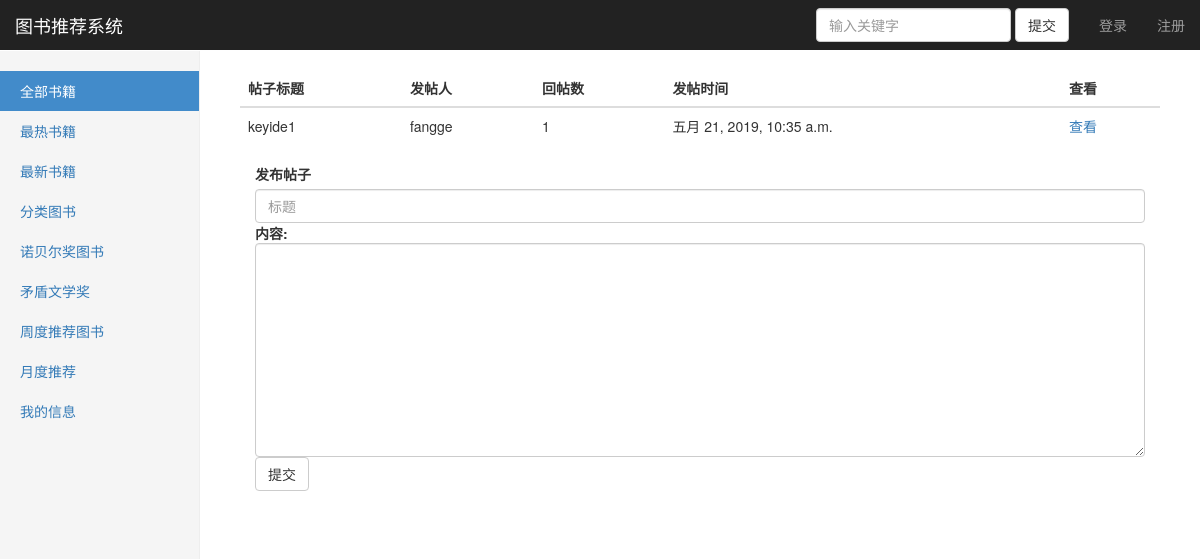
Page /liuyan/ on the committed database.
### user/models.py (models this page shows, shortened)
class Liuyan(models.Model):
    user=models.ForeignKey(User,on_delete=models.CASCADE,verbose_name="用户")
    title=models.CharField(max_length=64,verbose_name="标题")
    num=models.IntegerField(verbose_name="回帖数",default=0)
    content=models.TextField(verbose_name="内容")
    addtime=models.DateTimeField(auto_now_add=True)
    class Meta:
        verbose_name="留言"
        verbose_name_plural=verbose_name

class User(models.Model):
    username=models.CharField(max_length=32,unique=True,verbose_name="账号")
    password=models.CharField(max_length=32,verbose_name="密码")
    phone=models.CharField(max_length=32,verbose_name="手机号码")
    name=models.CharField(max_length=32,verbose_name="名字",unique=True)
    address=models.CharField(max_length=32,verbose_name="地址")
    email=models.EmailField(verbose_name="邮箱")
    class Meta:
        verbose_name_plural="用户"
        verbose_name="用户"

### user/views.py (the view)
# urls.py: path('liuyan/',views.liuyan,name='liuyan'),
def liuyan(request):
    liuyan=Liuyan.objects.all()
    return render(request,'user/liuyan.html',{'liuyan':liuyan})

### user/templates/user/liuyan.html (shortened to what this page needs)
{% extends 'base.html' %}
{% block right-panel-content %}
<div class="caontainer-fluid">
<table class="table">
	<thead>
		<th>帖子标题</th>
		<th>发帖人</th>
		<th>回帖数</th>
		<th>发帖时间</th>
		<th>查看</th>
	</thead>
	<tbody>
		{% for i in liuyan %}
		<tr>
		<td>{{ i.title }}</td>
		<td>{{ i.user.name }}</td>
		<td>{{ i.num }}</td>
		<td>{{ i.addtime }}</td>
		<td><a href="{% url 'liuyanson' i.id %}">查看</td>
		</tr>
		{% endfor %}
	</tbody>
</table>
</div>
<div class="container-fluid">
	<form role="form" action="{% url 'newliuyan' %}" method="post">
	<div class="form-group">
		<label for="title">发布帖子</label>
		<input type="text" class="form-control" name="title" placeholder="标题">
		<label>内容:
		<textarea name="content" class="form-control" rows="10" cols="240"></textarea>
		<button class="btn btn-default" type="submit">提交</button>
	</div>
 </form>
</div>
{% endblock %}

### static/css/dashboard.css (style rules this page uses)
body { padding-top: 50px; }

### rows in the picture
Liuyan: title "keyide1", user.name "fangge", num "1", addtime "五月 21, 2019, 10:35 a.m."
